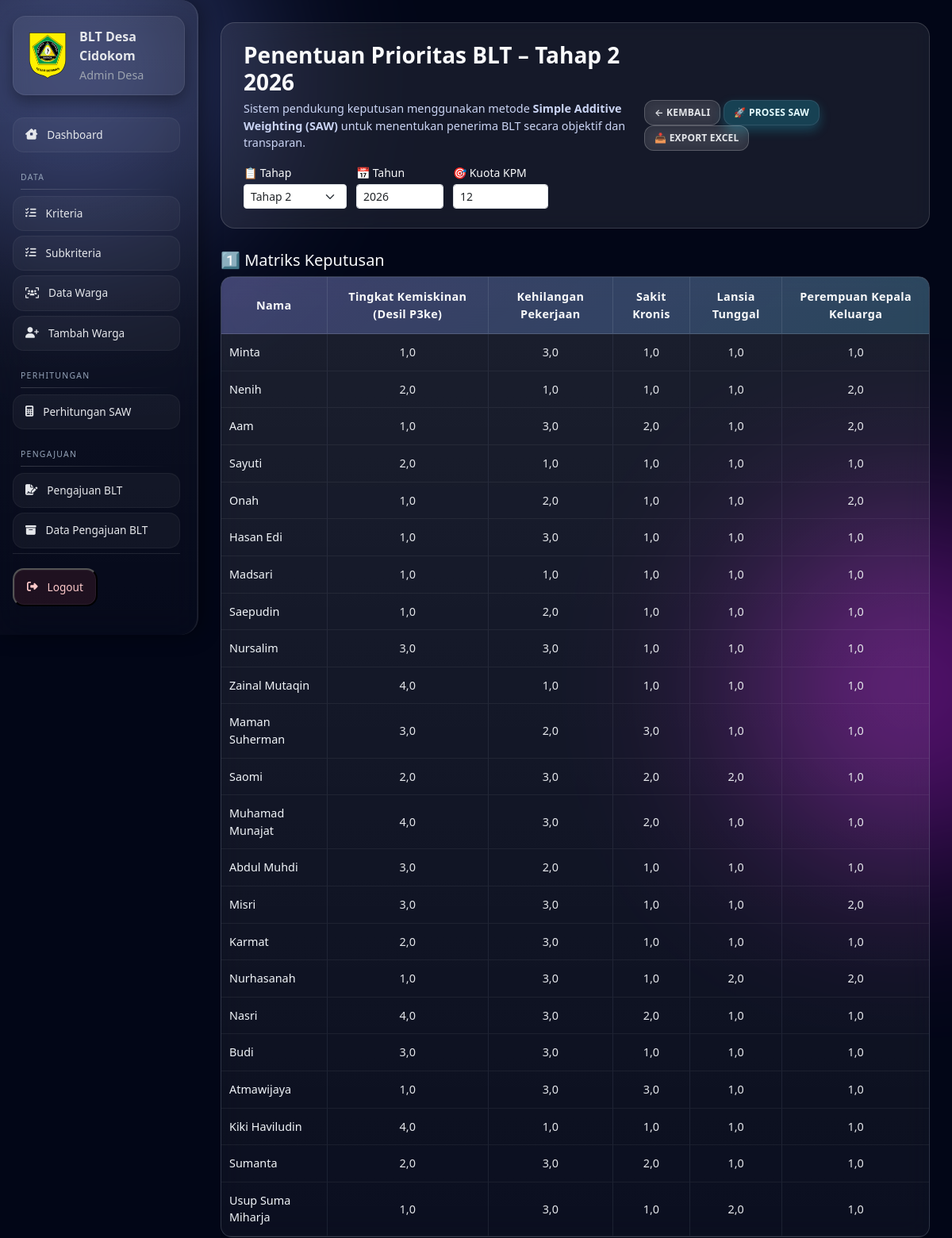
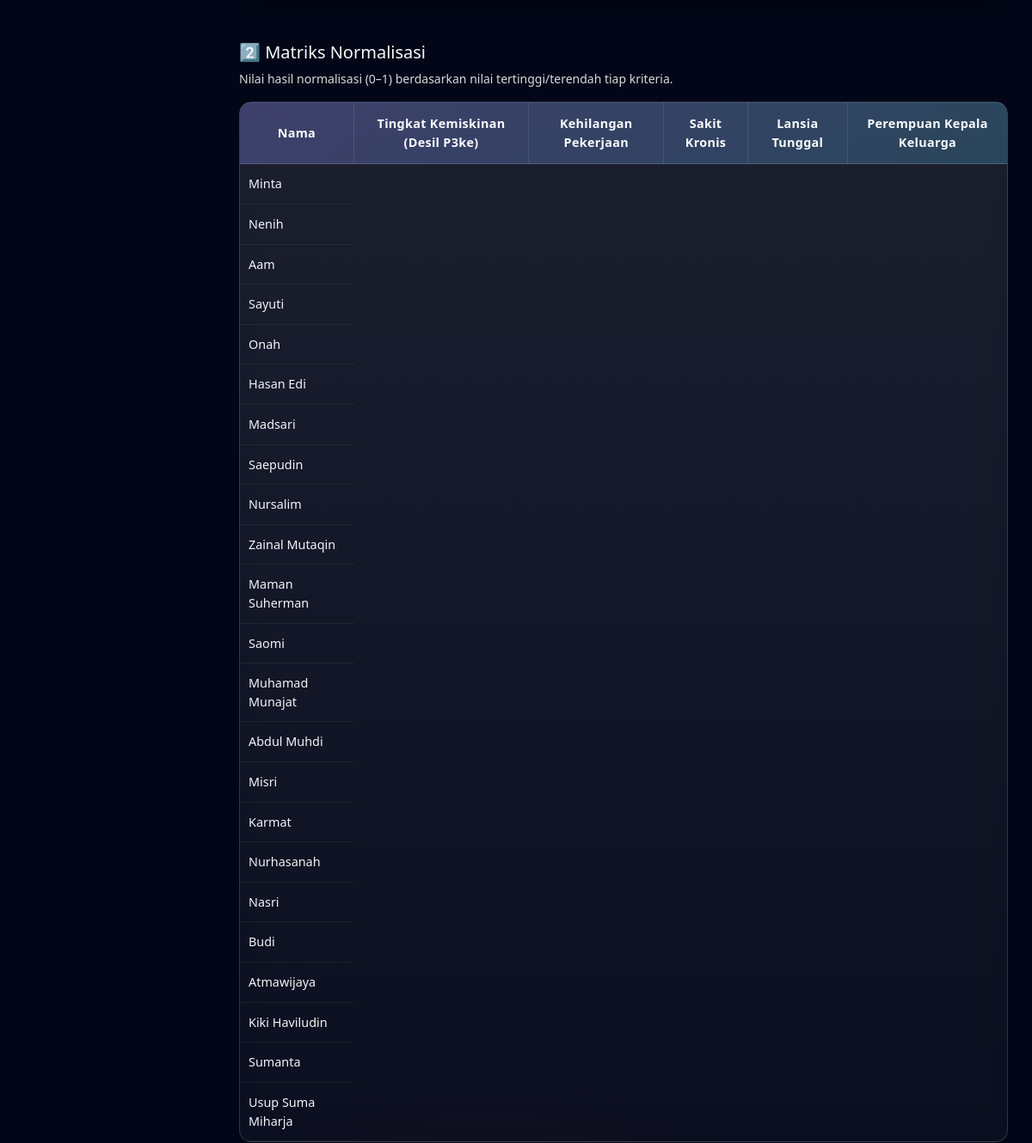
Before: /desa/saw/hasil/?tahap=2&tahun=2026 (signed in, upper part) with the older database file (2 pictures, top to bottom).
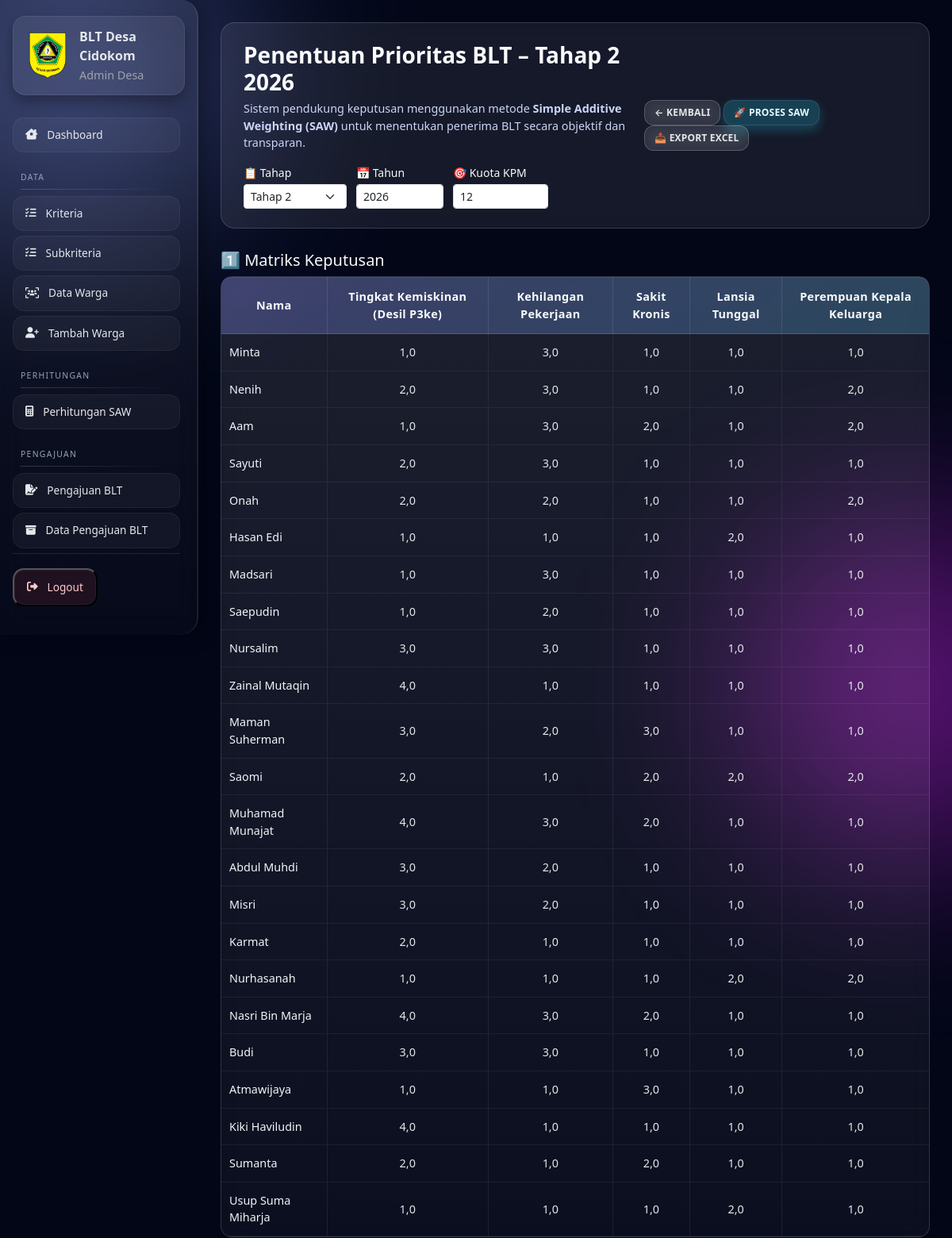
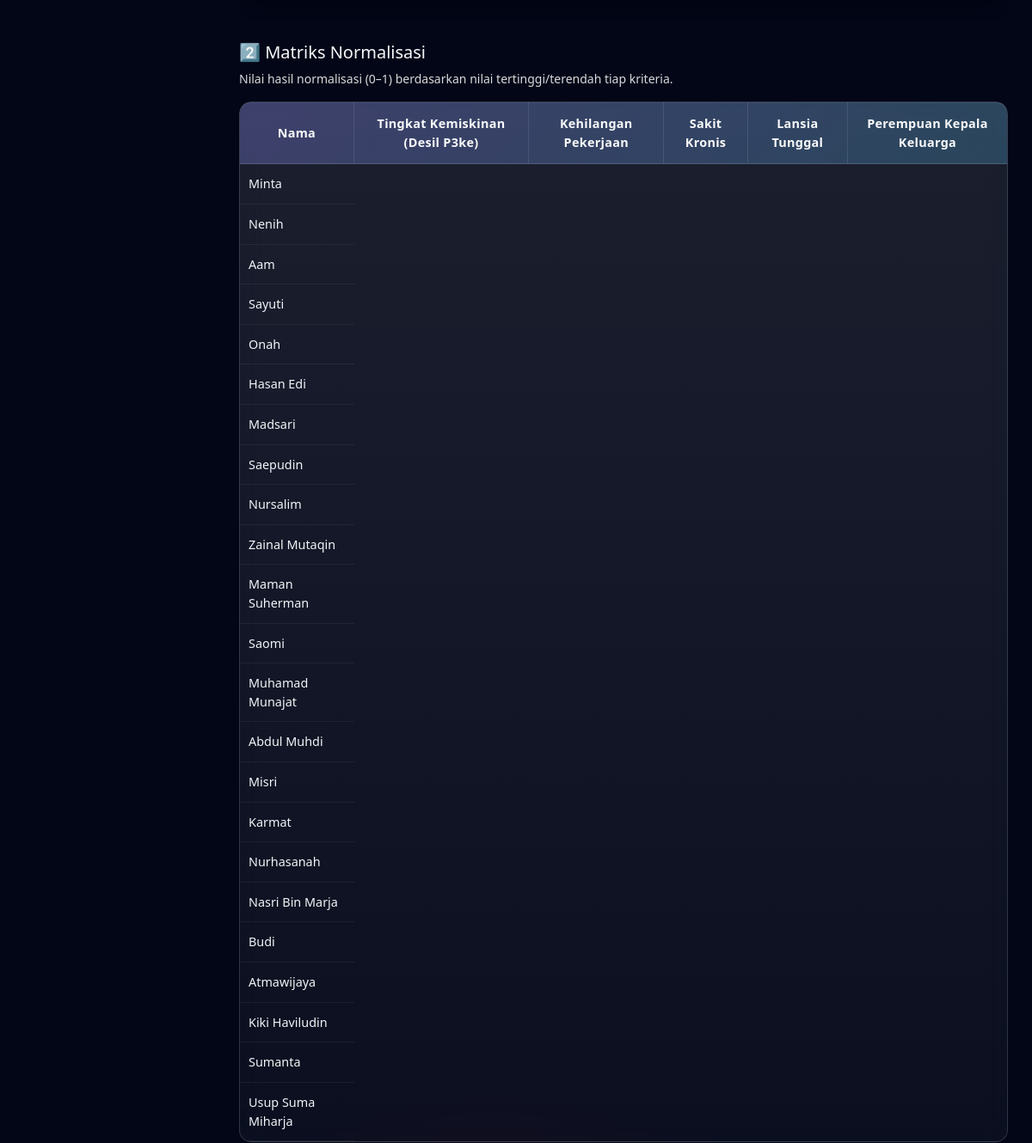
After: the same page with the newer database file (2 pictures, top to bottom).
### ekbang/models.py (models this page shows, shortened)
class Subkriteria(models.Model):
    kriteria = models.ForeignKey(Kriteria, on_delete=models.CASCADE, related_name='subkriteria')
    label = models.CharField(max_length=100)
    nilai = models.FloatField()
    urutan = models.IntegerField(default=0)
    class Meta:
        unique_together = ('kriteria', 'label')
        ordering = ['urutan', 'id']

class Warga(models.Model):
    desa = models.ForeignKey(Desa, on_delete=models.CASCADE, related_name='warga')
    no_kk = models.CharField(max_length=16, blank=True, null=True)
    nik = models.CharField(max_length=16, unique=True, validators=[nik_validator], verbose_name="NIK")
    nama = models.CharField(max_length=100)
    jumlah_keluarga_kpm = models.IntegerField()
    alamat = models.TextField()
    is_deleted = models.BooleanField(default=False)
    deleted_at = models.DateTimeField(null=True, blank=True)
    class Meta:
        indexes = [models.Index(fields=['nik'])]

class NormalisasiSAW(models.Model):
    desa = models.ForeignKey(Desa, on_delete=models.CASCADE, related_name='normalisasi_saw')
    warga = models.ForeignKey(Warga, on_delete=models.SET_NULL, null=True, blank=True)
    nama_warga_arsip = models.CharField(max_length=100, blank=True, null=True)
    tahap = models.CharField(max_length=20)
    tahun = models.IntegerField()
    is_active = models.BooleanField(default=True)
    deleted_at = models.DateTimeField(null=True, blank=True)
    created_at = models.DateTimeField(auto_now_add=True)
    class Meta:
        unique_together = ('desa', 'warga', 'tahap', 'tahun')

### ekbang/proses/decorators.py (the view)
        def wrapper(request, *args, **kwargs):
            if role == 'kecamatan':
                if not hasattr(request.user, 'admin_kecamatan'):
                    messages.error(request, 'Anda tidak punya akses')
                    return redirect('login')
            elif role == 'desa':
                if not hasattr(request.user, 'desa'):
                    messages.error(request, 'Anda tidak punya akses')
                    return redirect('login')
            else:
                messages.error(request, 'Role tidak dikenali')
                return redirect('login')
            return view_func(request, *args, **kwargs)

### ekbang/forms.py
class KuotaKPMForm(forms.ModelForm):
    class Meta:
        model = KuotaKPM
        fields = ['tahap', 'tahun', 'jumlah']
        labels = {
            'tahap': 'Tahap',
            'tahun': 'Tahun',
            'jumlah': 'Jumlah Penerima BLT (KPM)'
        }
        widgets = {
            'tahap': forms.Select(choices=[
                ('1', 'Tahap 1'),
                ('2', 'Tahap 2'),
                ('3', 'Tahap 3'),
            ]),
            'tahun': forms.NumberInput(attrs={
                'min': 2020,
                'max': 2099,
                'placeholder': 'Contoh: 2025'
            }),
            'jumlah': forms.NumberInput(attrs={
                'min': 1,
                'placeholder': 'Masukkan jumlah KPM'
            })
        }

### ekbang/views/desa.py (called while the page is built)
def _parse_tahun(tahun_str):
    tahun_str = (tahun_str or "").strip()
    if not tahun_str:
        return None
    try:
        tahun = int(tahun_str)
    except ValueError:
        return None
    if tahun < 2000 or tahun > 2100:
        return None
    return tahun

### ekbang/templates/desa/hasil_saw.html (shortened to what the changed rows need)
{% extends 'base/base.html' %}
{% load static %}
{% block extra_css %}
<link rel="stylesheet" href="{% static 'css/desa/hasil_saw.css' %}">
{% endblock %}
{% block content %}
<div class="table-scroll">
        <table class="saw-table">
            <thead>
                <tr>
                    <th>Nama</th>
                    {% for k in kriteria_list %}
                        <th>{{ k.nama }}</th>
                    {% endfor %}
                </tr>
            </thead>
            <tbody>
                {% for m in matriks_keputusan %}
                <tr>
                    <td>{{ m.warga.nama }}</td>
                    {% for nilai in m.nilai_per_kriteria %}
                        <td>{{ nilai }}</td>
                    {% endfor %}
                </tr>
                {% empty %}
                <tr><td colspan="{{ kriteria_list|length|add:1 }}" class="text-center text-muted">Belum ada data</td></tr>
                {% endfor %}
            </tbody>
        </table>
</div>
<div class="table-scroll">
        <table class="saw-table">
            <thead>
                <tr>
                    <th>Nama</th>
                    {% for k in kriteria_list %}
                        <th>{{ k.nama }}</th>
                    {% endfor %}
                </tr>
            </thead>
            <tbody>
                {% for n in normalisasi %}
                <tr>
                    <td>
                        {% if n.warga %}
                            {{ n.warga.nama }}
                        {% else %}
                            {{ n.nama_warga_arsip }}
                        {% endif %}
                    </td>
                </tr>
                {% empty %}
                <tr><td colspan="{{ kriteria_list|length|add:1 }}" class="text-center text-muted">Belum ada data</td></tr>
                {% endfor %}
            </tbody>
        </table>
</div>
{% endblock %}

Changed rows visible on the page:
changed Warga: warga.nama "Nasri" → "Nasri Bin Marja"
changed through a linked row, NormalisasiSAW: warga.nama "Nasri" → "Nasri Bin Marja"
Other visible differences:
new list line: "3,0"
new list line: "2,0"
new list line: "1,0"
list line gone: "1,0"
list line gone: "3,0"
